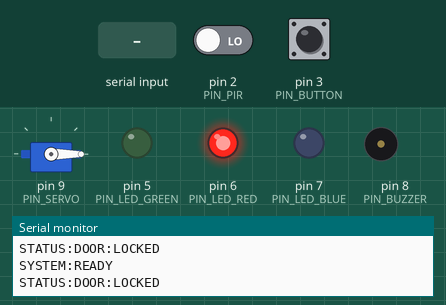
A sketch run on a simulated Arduino Uno, built with avr-gcc and run on an emulated ATmega328P. On the bench: servo, output pins drawn as LEDs (lit = HIGH), buzzer (waves = sounding), the last lines printed to the serial monitor. Dashed ring = blinking. The test bench sets the inputs (shaded band); at power-on: pin 3 (PIN_BUTTON) HIGH, pin 2 (PIN_PIR) LOW.

Above: at 1.5 s.
1.6 s: pin 3 (PIN_BUTTON) pulled LOW for 0.15 s
At 2.05 s:
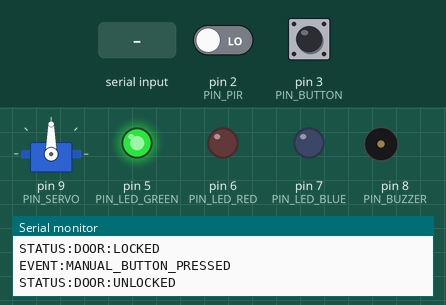
4.6 s: "CMD:ALERT\n" received over Serial
At 4.87 s:
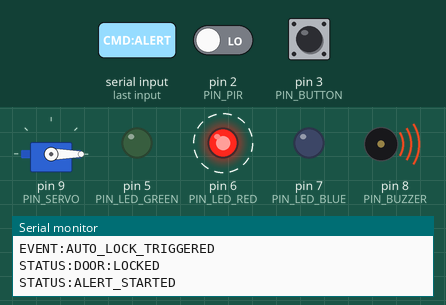
7.6 s: pin 2 (PIN_PIR) driven HIGH
At 9.4 s:
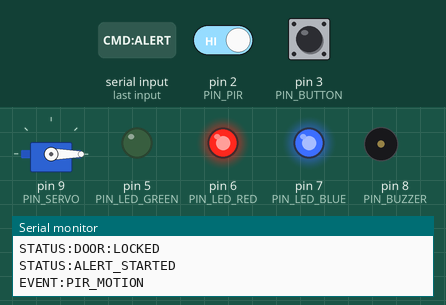
10.6 s: "CMD:UNLOCK\n" received over Serial
At 11.8 s:
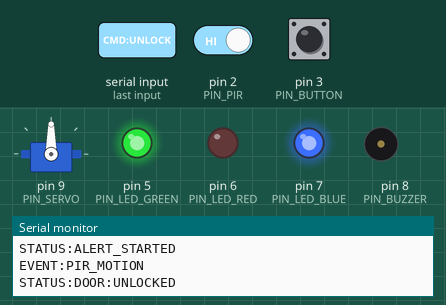
12.3 s: "ALERT\n" received over Serial
At 12.37 s:
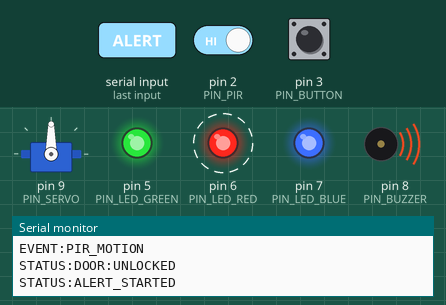
15.3 s: "UNLOCK\n" received over Serial
At 15.65 s:
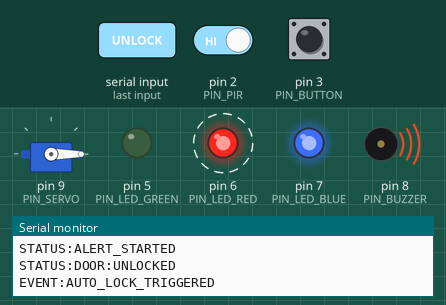
Timing chart, 0 to 18.3 s (numbered marks = the images above; inputs shaded):
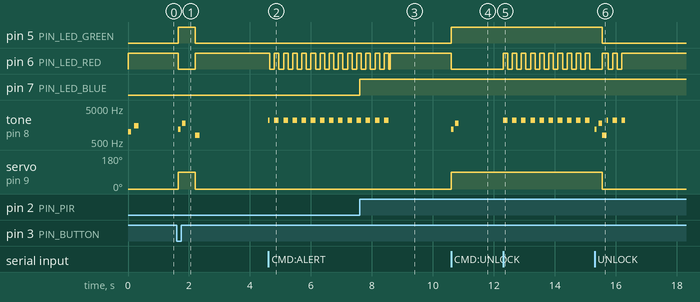

Measured:
- after the input at 1.6 s, pin 5 (PIN_LED_GREEN): LOW → HIGH after 0.05 s, → LOW 0.55 s later; pin 6 (PIN_LED_RED): HIGH → LOW after 0.05 s, → HIGH 0.55 s later; tone on pin 8 (PIN_BUZZER): plays 1200 Hz for 0.08 s, 1800 Hz for 0.12 s, 800 Hz for 0.15 s, starting after 0.05 s; servo on pin 9 (PIN_SERVO): 0° → 90° after 0.05 s, → 0° 0.55 s later
- after the input at 4.6 s, pin 6 (PIN_LED_RED): alternates HIGH for 0.15 s and LOW for 0.15 s, starting after 0.05 s; tone on pin 8 (PIN_BUZZER): silent → 2200 Hz at once, then repeats every 0.30 s: silent 0.15 s, 2200 Hz 0.15 s
- after the input at 7.6 s, pin 7 (PIN_LED_BLUE): LOW → HIGH at once
- after the input at 10.6 s, pin 5 (PIN_LED_GREEN): LOW → HIGH at once; pin 6 (PIN_LED_RED): HIGH → LOW at once; tone on pin 8 (PIN_BUZZER): silent → 1200 Hz at once, → silent 0.08 s later, → 1800 Hz 0.05 s later, → silent 0.12 s later; servo on pin 9 (PIN_SERVO): 0° → 90° at once
- after the input at 12.3 s, pin 6 (PIN_LED_RED): alternates HIGH for 0.15 s and LOW for 0.15 s, starting at once; tone on pin 8 (PIN_BUZZER): alternates 2200 Hz for 0.15 s and silent for 0.15 s, starting at once
- after the input at 15.3 s, pin 5 (PIN_LED_GREEN): HIGH → LOW after 0.25 s; servo on pin 9 (PIN_SERVO): 90° → 0° after 0.25 s

The sketch:

smart_lock_controller.ino
```cpp
/*
 * ==============================================================================
 * Smart Home Security System - Arduino Edge Node Controller
 * ==============================================================================
 * Hardware:
 *   - Arduino Uno / Nano
 *   - PIR Motion Sensor: Digital Pin 2
 *   - Servo Motor (Door Knob/Bolt): Digital Pin 9 (PWM)
 *   - Buzzer: Digital Pin 8
 *   - Status LEDs:
 *       - Green LED (Authorized / Unlocked): Digital Pin 5
 *       - Red LED (Locked / Intruder Alert): Digital Pin 6
 *       - Blue/Yellow LED (Motion Detected / Processing): Digital Pin 7
 *       - Manual Push Button (Interior Emergency Unlock): Digital Pin 3
 *
 * Communication:
 *   - Serial via USB at 115200 baud
 *   - Simple, human-readable ASCII command protocol with newline delimiters
 * ==============================================================================
 */

#include <Servo.h>

// --- Pin Definitions ---
const int PIN_PIR       = 2;   // PIR Sensor Digital Output
const int PIN_BUTTON    = 3;   // Interior Manual Unlock Button
const int PIN_LED_GREEN = 5;   // Door Unlocked indicator
const int PIN_LED_RED   = 6;   // Door Locked / Intruder indicator
const int PIN_LED_BLUE  = 7;   // Motion Detected / Model Active indicator
const int PIN_BUZZER    = 8;   // Passive/Active Buzzer
const int PIN_SERVO     = 9;   // Servo Signal Pin

// --- Servo Configuration ---
Servo doorServo;
const int SERVO_LOCKED_ANGLE   = 0;    // Angle when door is locked
const int SERVO_UNLOCKED_ANGLE = 90;   // Angle when door is unlocked

// --- System State Variables ---
bool isDoorLocked = true;
bool lastPirState = false;
unsigned long pirMotionStartTime = 0;
const unsigned long PIR_DEBOUNCE_MS = 2000; // Hold motion state for at least 2s

// Auto-lock feature (locks automatically after N seconds when unlocked)
unsigned long unlockTimestamp = 0;
const unsigned long AUTO_LOCK_DELAY_MS = 10000; // 10 seconds auto-lock
bool autoLockEnabled = true;

// Alert state
bool isAlertActive = false;
unsigned long alertStartTime = 0;
const unsigned long ALERT_DURATION_MS = 4000;

// Serial Buffer
String inputString = "";
bool stringComplete = false;

// Forward declarations
void lockDoor(bool playSound = true);
void unlockDoor(bool playSound = true);
void triggerAlert();
void handleSerialCommand(String cmd);
void updateIndicators();
void beep(int frequency, int durationMs);

void setup() {
  // Initialize Serial
  Serial.begin(115200);
  inputString.reserve(64);

  // Initialize Pins
  pinMode(PIN_PIR, INPUT);
  pinMode(PIN_BUTTON, INPUT_PULLUP);
  pinMode(PIN_LED_GREEN, OUTPUT);
  pinMode(PIN_LED_RED, OUTPUT);
  pinMode(PIN_LED_BLUE, OUTPUT);
  pinMode(PIN_BUZZER, OUTPUT);

  // Attach Servo
  doorServo.attach(PIN_SERVO);

  // Start in secure locked state
  lockDoor(false);

  // Power-on startup melody
  beep(1000, 100);
  delay(100);
  beep(1500, 150);

  Serial.println("SYSTEM:READY");
  Serial.println("STATUS:DOOR:LOCKED");
}

void loop() {
  unsigned long currentMillis = millis();

  // 1. Process Incoming Serial Commands from Laptop
  if (stringComplete) {
    inputString.trim();
    if (inputString.length() > 0) {
      handleSerialCommand(inputString);
    }
    inputString = "";
    stringComplete = false;
  }

  // 2. Read PIR Motion Sensor
  int pirReading = digitalRead(PIN_PIR);
  if (pirReading == HIGH) {
    pirMotionStartTime = currentMillis;
    if (!lastPirState) {
      lastPirState = true;
      digitalWrite(PIN_LED_BLUE, HIGH);
      Serial.println("EVENT:PIR_MOTION");
    }
  } else {
    // Check if motion has cleared after debounce hold
    if (lastPirState && (currentMillis - pirMotionStartTime >= PIR_DEBOUNCE_MS)) {
      lastPirState = false;
      digitalWrite(PIN_LED_BLUE, LOW);
      Serial.println("EVENT:PIR_IDLE");
    }
  }

  // 3. Interior Emergency Manual Button Check (Active LOW)
  if (digitalRead(PIN_BUTTON) == LOW) {
    delay(50); // Debounce
    if (digitalRead(PIN_BUTTON) == LOW) {
      Serial.println("EVENT:MANUAL_BUTTON_PRESSED");
      if (isDoorLocked) {
        unlockDoor(true);
      } else {
        lockDoor(true);
      }
      delay(300); // Wait for release
    }
  }

  // 4. Handle Auto-Lock Timer
  if (!isDoorLocked && autoLockEnabled) {
    if (currentMillis - unlockTimestamp >= AUTO_LOCK_DELAY_MS) {
      Serial.println("EVENT:AUTO_LOCK_TRIGGERED");
      lockDoor(true);
    }
  }

  // 5. Handle Alert Flashing if Active
  if (isAlertActive) {
    if (currentMillis - alertStartTime < ALERT_DURATION_MS) {
      // Flash red LED and pulse buzzer
      bool flash = (currentMillis / 150) % 2 == 0;
      digitalWrite(PIN_LED_RED, flash ? HIGH : LOW);
      if (flash) {
        tone(PIN_BUZZER, 2200, 100);
      } else {
        noTone(PIN_BUZZER);
      }
    } else {
      isAlertActive = false;
      noTone(PIN_BUZZER);
      updateIndicators();
    }
  }
}

// --- Serial Event Callback ---
void serialEvent() {
  while (Serial.available()) {
    char inChar = (char)Serial.read();
    if (inChar == '\n' || inChar == '\r') {
      if (inputString.length() > 0) {
        stringComplete = true;
      }
    } else {
      inputString += inChar;
    }
  }
}

// --- Command Dispatcher ---
void handleSerialCommand(String cmd) {
  cmd.toUpperCase();

  if (cmd == "CMD:UNLOCK" || cmd == "UNLOCK") {
    unlockDoor(true);
  } else if (cmd == "CMD:LOCK" || cmd == "LOCK") {
    lockDoor(true);
  } else if (cmd == "CMD:ALERT" || cmd == "ALERT") {
    triggerAlert();
  } else if (cmd == "CMD:STATUS" || cmd == "STATUS") {
    Serial.print("STATUS:DOOR:");
    Serial.println(isDoorLocked ? "LOCKED" : "UNLOCKED");
    Serial.print("STATUS:PIR:");
    Serial.println(lastPirState ? "ACTIVE" : "IDLE");
  } else if (cmd == "CMD:PING" || cmd == "PING") {
    Serial.println("PONG");
  } else {
    Serial.print("ERROR:UNKNOWN_COMMAND:");
    Serial.println(cmd);
  }
}

// --- Hardware Actions ---
void unlockDoor(bool playSound) {
  isDoorLocked = false;
  doorServo.write(SERVO_UNLOCKED_ANGLE);
  unlockTimestamp = millis();
  updateIndicators();

  if (playSound) {
    beep(1200, 80);
    delay(50);
    beep(1800, 120);
  }
  Serial.println("STATUS:DOOR:UNLOCKED");
}

void lockDoor(bool playSound) {
  isDoorLocked = true;
  doorServo.write(SERVO_LOCKED_ANGLE);
  updateIndicators();

  if (playSound) {
    beep(800, 150);
  }
  Serial.println("STATUS:DOOR:LOCKED");
}

void triggerAlert() {
  isAlertActive = true;
  alertStartTime = millis();
  Serial.println("STATUS:ALERT_STARTED");
}

void updateIndicators() {
  if (isDoorLocked) {
    digitalWrite(PIN_LED_GREEN, LOW);
    digitalWrite(PIN_LED_RED, HIGH);
  } else {
    digitalWrite(PIN_LED_GREEN, HIGH);
    digitalWrite(PIN_LED_RED, LOW);
  }
}

void beep(int frequency, int durationMs) {
  tone(PIN_BUZZER, frequency, durationMs);
  delay(durationMs);
  noTone(PIN_BUZZER);
}
```
